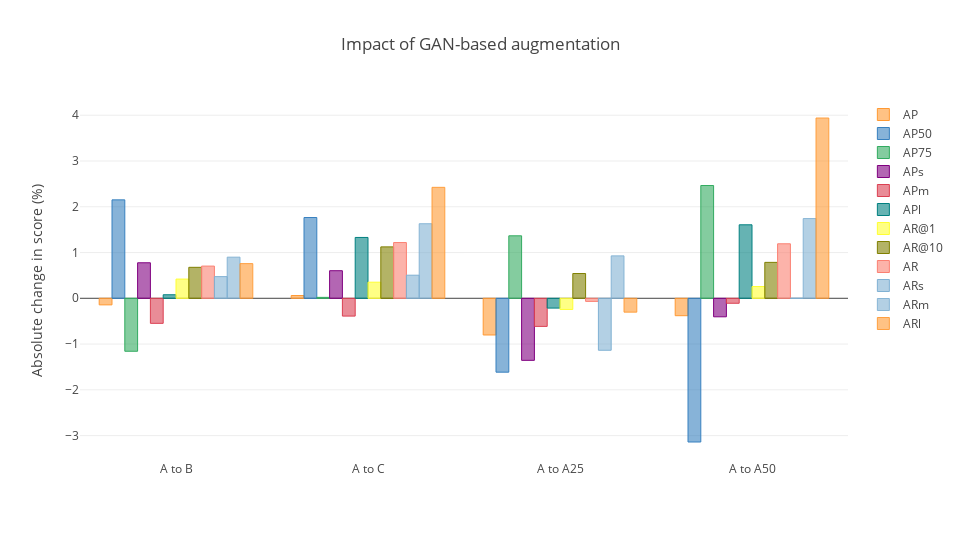

Here is the notebook cell this chart was saved with:
### Code cell
layout = {
    "title": "Impact of GAN-based augmentation",
    "yaxis": {
        "title": "Absolute change in score (%)"
    },
    "width": 960,
    "height": 540
}
fig = df_combined.iplot(kind = "bar", y = ["AP", "AP50", "AP75", "APs", "APm", "APl", "AR@1", "AR@10", "AR", "ARs", "ARm", "ARl"], layout = layout, asFigure = True)
py.offline.iplot(fig, show_link = False, config = config)

### Figure 1 — Plotly figure (JSON) as saved in the notebook; plotly's stock layout.template omitted (floating-point values rounded to 4 significant figures)
{"data": [{"marker": {"color": "rgba(255, 153, 51, 0.6)", "line": {"color": "rgba(255, 153, 51, 1.0)", "width": 1}}, "name": "AP", "orientation": "v", "text": "", "type": "bar", "uid": "bbd89545-0a15-491d-9931-0426a0496168", "x": ["A to B", "A to C", "A to A25", "A to A50"], "y": [-0.1439, 0.06051, -0.8018, -0.3802]}, {"marker": {"color": "rgba(55, 128, 191, 0.6)", "line": {"color": "rgba(55, 128, 191, 1.0)", "width": 1}}, "name": "AP50", "orientation": "v", "text": "", "type": "bar", "uid": "4744b55a-2958-4bef-972d-67dca143ebb8", "x": ["A to B", "A to C", "A to A25", "A to A50"], "y": [2.15, 1.765, -1.614, -3.14]}, {"marker": {"color": "rgba(50, 171, 96, 0.6)", "line": {"color": "rgba(50, 171, 96, 1.0)", "width": 1}}, "name": "AP75", "orientation": "v", "text": "", "type": "bar", "uid": "f8ae4913-ecdb-424a-9c1f-d5738ebfc999", "x": ["A to B", "A to C", "A to A25", "A to A50"], "y": [-1.157, 0.02029, 1.365, 2.464]}, {"marker": {"color": "rgba(128, 0, 128, 0.6)", "line": {"color": "rgba(128, 0, 128, 1.0)", "width": 1}}, "name": "APs", "orientation": "v", "text": "", "type": "bar", "uid": "65cc7f54-047e-4481-a9ef-9dab708824f8", "x": ["A to B", "A to C", "A to A25", "A to A50"], "y": [0.7758, 0.6026, -1.356, -0.4044]}, {"marker": {"color": "rgba(219, 64, 82, 0.6)", "line": {"color": "rgba(219, 64, 82, 1.0)", "width": 1}}, "name": "APm", "orientation": "v", "text": "", "type": "bar", "uid": "190631bf-fc37-4ce5-888c-5b4c3b3d93a1", "x": ["A to B", "A to C", "A to A25", "A to A50"], "y": [-0.5474, -0.3889, -0.6139, -0.1086]}, {"marker": {"color": "rgba(0, 128, 128, 0.6)", "line": {"color": "rgba(0, 128, 128, 1.0)", "width": 1}}, "name": "APl", "orientation": "v", "text": "", "type": "bar", "uid": "3ea95f31-ecad-4b34-943d-6ef761469f1f", "x": ["A to B", "A to C", "A to A25", "A to A50"], "y": [0.07731, 1.33, -0.2143, 1.606]}, {"marker": {"color": "rgba(255, 255, 51, 0.6)", "line": {"color": "rgba(255, 255, 51, 1.0)", "width": 1}}, "name": "AR@1", "orientation": "v", "text": "", "type": "bar", "uid": "6368b07f-ad41-4026-a332-d10999d173ac", "x": ["A to B", "A to C", "A to A25", "A to A50"], "y": [0.4195, 0.3518, -0.2436, 0.2571]}, {"marker": {"color": "rgba(128, 128, 0, 0.6)", "line": {"color": "rgba(128, 128, 0, 1.0)", "width": 1}}, "name": "AR@10", "orientation": "v", "text": "", "type": "bar", "uid": "a61ab7f1-b1a6-4c04-8082-9112c55c1303", "x": ["A to B", "A to C", "A to A25", "A to A50"], "y": [0.6766, 1.123, 0.5413, 0.7848]}, {"marker": {"color": "rgba(251, 128, 114, 0.6)", "line": {"color": "rgba(251, 128, 114, 1.0)", "width": 1}}, "name": "AR", "orientation": "v", "text": "", "type": "bar", "uid": "883e5036-7087-4d4f-a226-4c652492085a", "x": ["A to B", "A to C", "A to A25", "A to A50"], "y": [0.7037, 1.218, -0.06766, 1.191]}, {"marker": {"color": "rgba(128, 177, 211, 0.6)", "line": {"color": "rgba(128, 177, 211, 1.0)", "width": 1}}, "name": "ARs", "orientation": "v", "text": "", "type": "bar", "uid": "bc0f2344-3ff1-4c55-8aa9-bfbe4758bb2e", "x": ["A to B", "A to C", "A to A25", "A to A50"], "y": [0.4732, 0.5047, -1.136, 0]}, {"marker": {"color": "rgba(128, 177, 211, 0.6)", "line": {"color": "rgba(128, 177, 211, 0.8999999999999999)", "width": 1}}, "name": "ARm", "orientation": "v", "text": "", "type": "bar", "uid": "d1a77c24-3e26-4103-be05-b23ee2ca240b", "x": ["A to B", "A to C", "A to A25", "A to A50"], "y": [0.8989, 1.629, 0.927, 1.742]}, {"marker": {"color": "rgba(255, 153, 51, 0.6)", "line": {"color": "rgba(255, 153, 51, 0.8999999999999999)", "width": 1}}, "name": "ARl", "orientation": "v", "text": "", "type": "bar", "uid": "d7cd5ddc-fff1-424d-8ec3-65ac403bd619", "x": ["A to B", "A to C", "A to A25", "A to A50"], "y": [0.7576, 2.424, -0.303, 3.939]}], "layout": {"height": 540, "title": {"text": "Impact of GAN-based augmentation"}, "width": 960, "yaxis": {"title": {"text": "Absolute change in score (%)"}}}}
